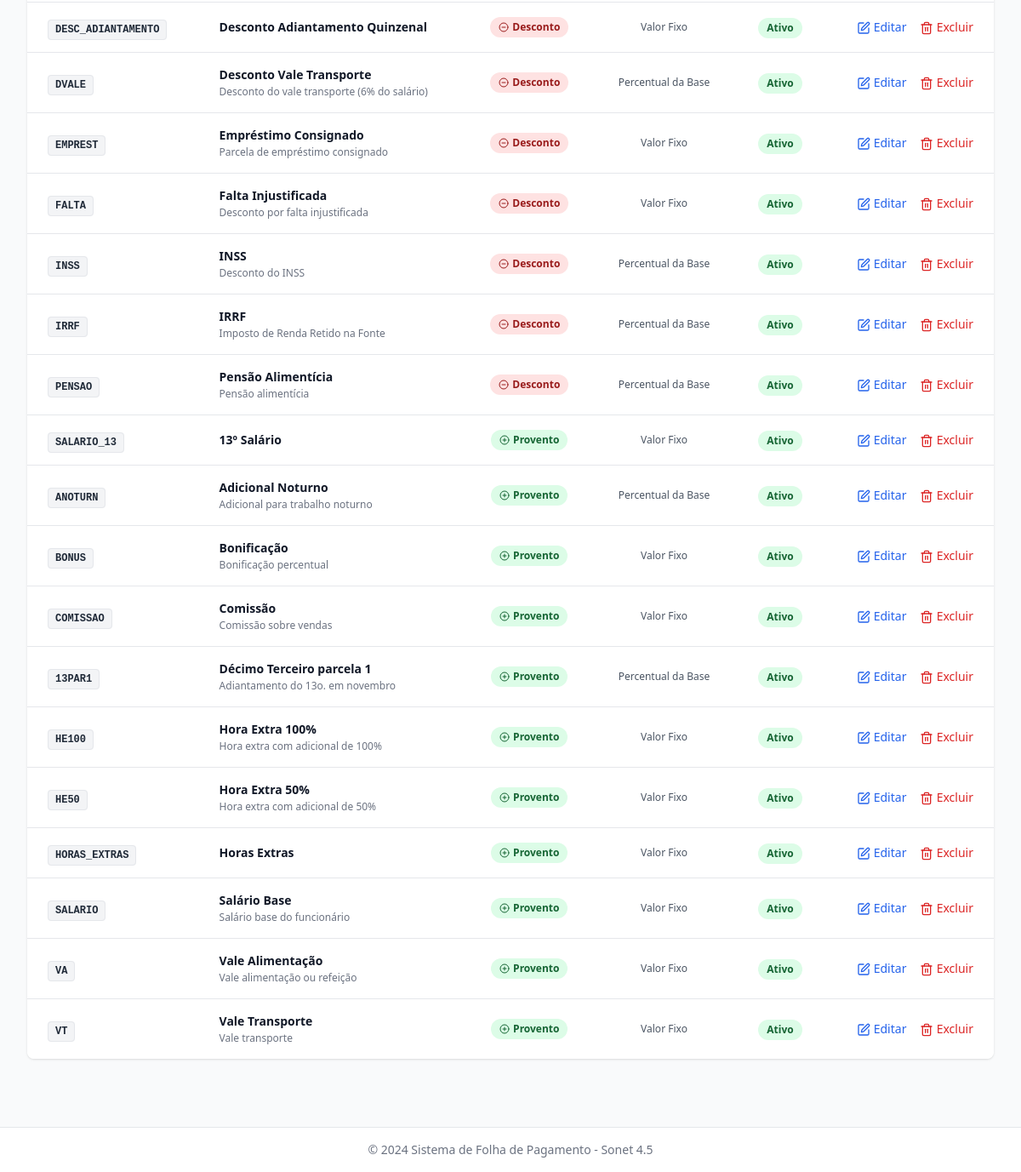
/proventos-descontos/ (signed in, lower part), run on an earlier commit of the app's database.
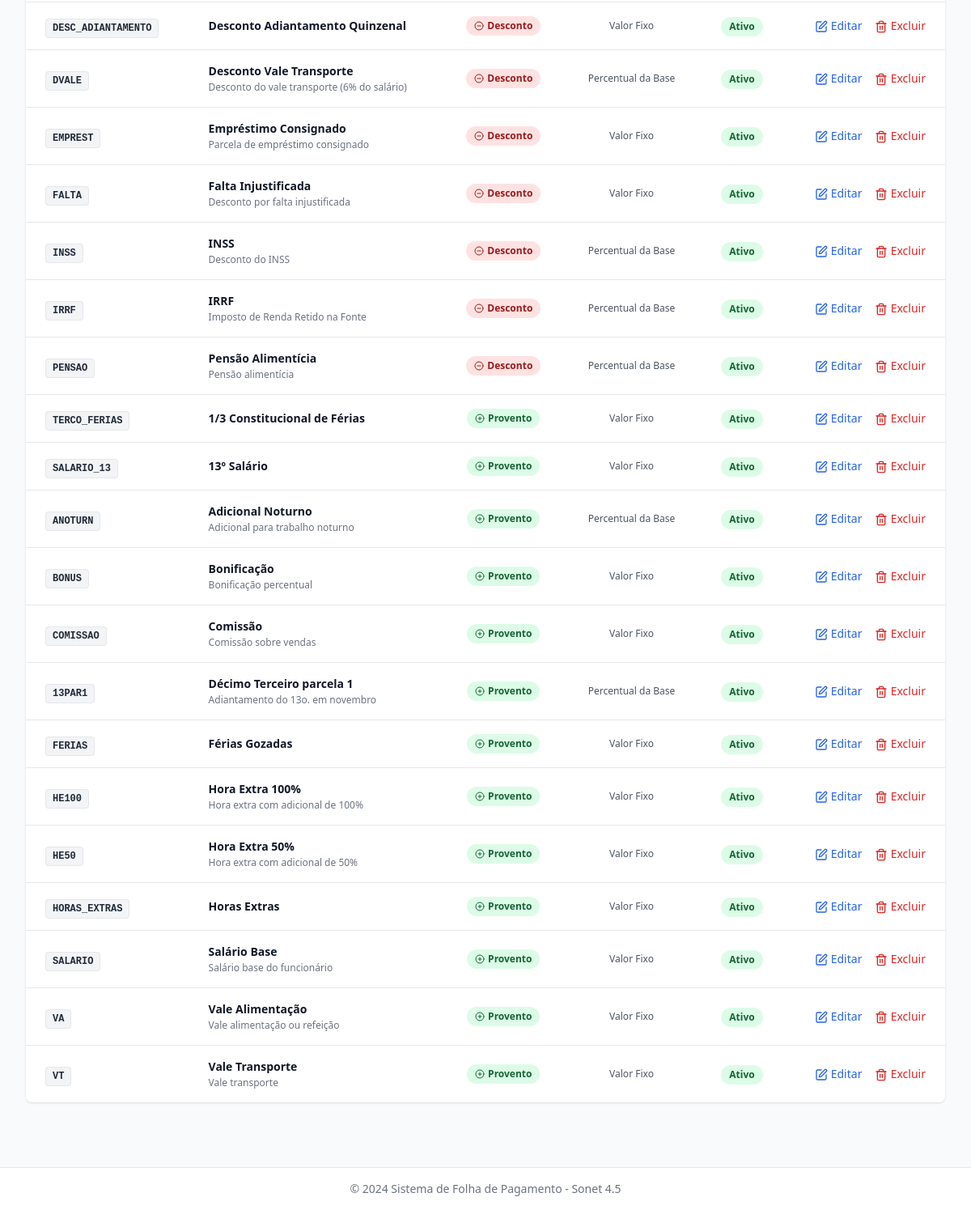
And on a later commit of the database.
### core/models.py (models this page shows, shortened)
class TimeStampedModel(models.Model):
    created_at = models.DateTimeField('Criado em', auto_now_add=True)
    updated_at = models.DateTimeField('Atualizado em', auto_now=True)
    class Meta:
        abstract = True

class ProventoDesconto(TimeStampedModel):
    TIPO_CHOICES = [
        ('P', 'Provento'),
        ('D', 'Desconto'),
    ]
    IMPACTO_CHOICES = [
        ('F', 'Valor Fixo'),
        ('P', 'Percentual da Base'),
    ]
    nome = models.CharField('Nome', max_length=100, unique=True)
    codigo_referencia = models.CharField(
        'Código de Referência',
        max_length=20,
        unique=True,
        help_text='Código para integração com sistemas contábeis'
    )
    tipo = models.CharField('Tipo', max_length=1, choices=TIPO_CHOICES)
    impacto = models.CharField('Impacto', max_length=1, choices=IMPACTO_CHOICES)
    descricao = models.TextField('Descrição', blank=True)
    ativo = models.BooleanField('Ativo', default=True)
    class Meta:
        verbose_name = 'Provento/Desconto'
        verbose_name_plural = 'Proventos/Descontos'
        ordering = ['tipo', 'nome']

### core/views.py (the view)
# urls.py: path('proventos-descontos/', views.provento_desconto_list, name='provento_desconto_list'),
@login_required
def provento_desconto_list(request):
    busca = request.GET.get('busca', '')
    tipo_filter = request.GET.get('tipo', '')
    status_filter = request.GET.get('status', '')
    itens = ProventoDesconto.objects.all()
    if busca:
        itens = itens.filter(Q(nome__icontains=busca) | Q(codigo_referencia__icontains=busca) | Q(descricao__icontains=busca))
    if tipo_filter:
        itens = itens.filter(tipo=tipo_filter)
    if status_filter == 'ativo':
        itens = itens.filter(ativo=True)
    elif status_filter == 'inativo':
        itens = itens.filter(ativo=False)
    context = {
        'itens': itens,
        'busca': busca,
        'tipo_filter': tipo_filter,
        'status_filter': status_filter,
    }
    return render(request, 'core/provento_desconto_list.html', context)

### templates/core/provento_desconto_list.html (shortened to what this page needs)
{% extends 'base.html' %}
{% block content %}
<div class="space-y-6">
    <div class="bg-white shadow rounded-lg overflow-hidden">
        <table class="min-w-full divide-y divide-gray-200">
            <tbody class="bg-white divide-y divide-gray-200">
                {% for item in itens %}
                <tr class="hover:bg-gray-50">
                    <td class="px-6 py-4 whitespace-nowrap">
                        <span class="px-2 py-1 font-mono text-xs font-semibold rounded bg-gray-100 text-gray-800 border border-gray-200">
                            {{ item.codigo_referencia }}
                        </span>
                    </td>
                    <td class="px-6 py-4">
                        <div class="text-sm font-semibold text-gray-900">{{ item.nome }}</div>
                        {% if item.descricao %}
                        <div class="text-xs text-gray-500 mt-0.5">{{ item.descricao }}</div>
                        {% endif %}
                    </td>
                    <td class="px-6 py-4 whitespace-nowrap text-center">
                        {% if item.tipo == 'P' %}
                            <span class="px-2.5 py-0.5 inline-flex text-xs leading-5 font-semibold rounded-full bg-green-100 text-green-800">
                                <i data-lucide="plus-circle" class="w-3 h-3 mr-1 self-center"></i> Provento
                            </span>
                        {% else %}
                            <span class="px-2.5 py-0.5 inline-flex text-xs leading-5 font-semibold rounded-full bg-red-100 text-red-800">
                                <i data-lucide="minus-circle" class="w-3 h-3 mr-1 self-center"></i> Desconto
                            </span>
                        {% endif %}
                    </td>
                    <td class="px-6 py-4 whitespace-nowrap text-center text-xs font-medium text-gray-600">
                        {{ item.get_impacto_display }}
                    </td>
                    <td class="px-6 py-4 whitespace-nowrap text-center">
                        {% if item.ativo %}
                            <span class="px-2.5 py-0.5 inline-flex text-xs leading-5 font-semibold rounded-full bg-green-100 text-green-800">
                                Ativo
                            </span>
                        {% else %}
                            <span class="px-2.5 py-0.5 inline-flex text-xs leading-5 font-semibold rounded-full bg-red-100 text-red-800">
                                Inativo
                            </span>
                        {% endif %}
                    </td>
                    <td class="px-6 py-4 whitespace-nowrap text-right text-sm font-medium">
                        <a href="{% url 'core:provento_desconto_update' item.pk %}" class="text-blue-600 hover:text-blue-900 mr-3">
                            <i data-lucide="edit" class="w-4 h-4 inline"></i> Editar
                        </a>
                        <a href="{% url 'core:provento_desconto_delete' item.pk %}" class="text-red-600 hover:text-red-900">
                            <i data-lucide="trash-2" class="w-4 h-4 inline"></i> Excluir
                        </a>
                    </td>
                </tr>
                {% endfor %}
            </tbody>
        </table>
    </div>
</div>
{% endblock %}

What changed in the data, as far as the page shows it:
added ProventoDesconto: codigo_referencia "TERCO_FERIAS", nome "1/3 Constitucional de Férias", tipo "P" (drawn), impacto "Valor Fixo", ativo "Ativo"
added ProventoDesconto: codigo_referencia "FERIAS", nome "Férias Gozadas", tipo "P" (drawn), impacto "Valor Fixo", ativo "Ativo"
